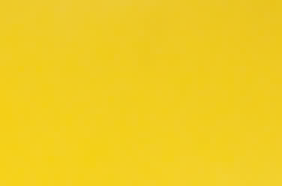
#> input picture Lab_2/target_yellow.bmp, 47 x 31 px, found by its file name (shown 6 times larger)
$ python lab2_tasks.py
#> lines starting #> are read from the running program, lines starting #| are printed output that depends on the picture; after the words box and inside, x2 and y2 are one past the last pixel; in counts of white or black regions, pixels touching at a corner belong together
import numpy as np
import cv2
import matplotlib.pyplot as plt

# Helper function to display images
def display_image(img, title="Image", cmap=None):
    plt.imshow(img, cmap=cmap)
    plt.title(title)
    plt.axis('off')
    plt.show()

# Build PCA model for yellow color from target image
def build_color_model(image_path):
    image = cv2.imread(image_path).astype(np.float64) / 255.0
    color_obs = np.vstack([image[:, :, i].reshape(1, -1) for i in range(3)])

    # Mean and Covariance for the color model
    mean = np.mean(color_obs, axis=1).reshape(-1, 1)
#> mean = [0.131, 0.804, 0.943]
    centered_data = color_obs - mean
    cov_matrix = np.cov(centered_data)
#> cov_matrix = [[0.00039, -3.71e-05, -5.22e-05], [-3.71e-05, 0.000141, 0.000117], [-5.22e-05, 0.000117, 0.000106]]

    return mean, np.linalg.inv(cov_matrix)  # Return inverse covariance for Mahalanobis distance

# Load target yellow image and build color model
mean_yellow, inv_cov_yellow = build_color_model('/home/kamal/CVPR_Labs/Lab_2/target_yellow.bmp')
#> mean_yellow = [0.131, 0.804, 0.943]; inv_cov_yellow = [[3027.2, -5105.9, 7098.3], [-5105.9, 91841.2, -103472.6], [7098.3, -103472.6, 126634.1]]

# Load the test image
test_image = cv2.imread('/home/kamal/CVPR_Labs/Lab_2/kitchen.bmp').astype(np.float64) / 255.0
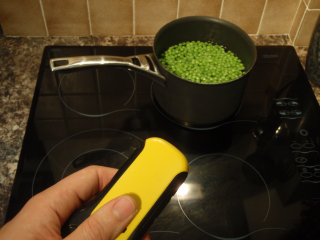
#> input picture Lab_2/kitchen.bmp, 320 x 240 px, found by its file name
test_obs = np.vstack([test_image[:, :, i].reshape(1, -1) for i in range(3)])

# Compute Mahalanobis distance for each pixel in the test image
xsub = test_obs - mean_yellow
mahalanobis_dist_squared = np.sum((xsub.T @ inv_cov_yellow) * xsub.T, axis=1)
mahalanobis_dist = np.sqrt(mahalanobis_dist_squared)

# Reshape distance to match the image dimensions
distance_map = mahalanobis_dist.reshape(test_image.shape[:2])
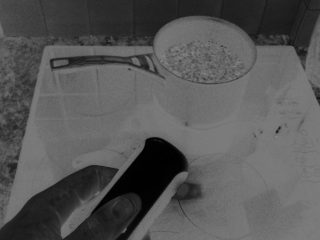
#> distance_map: shape (240, 320) float64; min 0.469, max 139.3, mean 87

# Normalize and display the distance map
normalized_map = distance_map / np.max(distance_map)
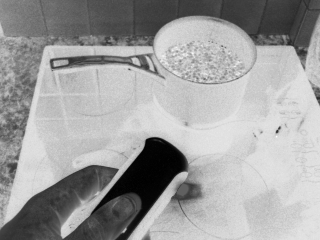
#> normalized_map: shape (240, 320) float64; min 0.00337, max 1, mean 0.625
display_image(normalized_map, "Mahalanobis Distance Map (Yellow)", cmap=None)

# Apply threshold to highlight pixels similar to yellow
threshold_map = (distance_map < 3)  # 3 standard deviations as threshold
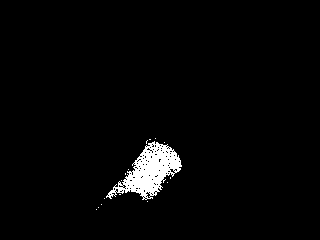
#> threshold_map: shape (240, 320) bool; 2.5% white; 16 white regions (15 under 20 px), largest, box (x1, y1, x2, y2) and area: (106, 141, 182, 200) 1932
display_image(threshold_map, "Yellow Segmentation", cmap='gray')
